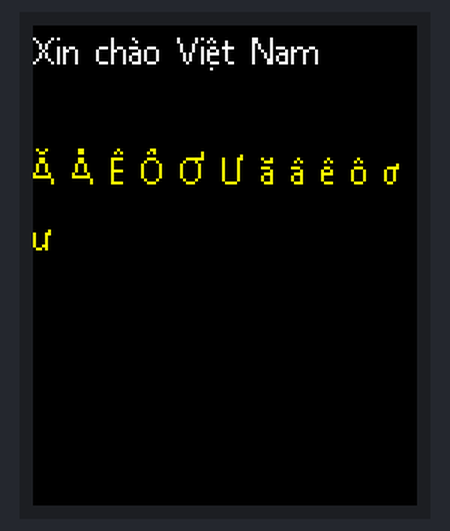
The program below on a simulated MicroPython board. Shown: 128×160 colour display. Library files of the repository ran but are not shown: viet_font.py. At 0.4 s the program stops and its outputs stay as they are.

Above: at 0.4 s.

The program:

ki_m_tra_v_n_b_n.py
```python
from machine import SPI,Pin
from st7735.viet_font import viet_font_12x20
from st7735 import TFT

spi = SPI(1, baudrate=20000000, polarity=0, phase=0, sck=Pin(26), mosi=Pin(27), miso=None)
dc = 21
rst = 20
cs = 22
tft = TFT(spi, dc, rst, cs)   # khởi tạo theo mạch của bạn
tft.initr()
tft.fill(TFT.BLACK)

tft.text((0, 0), "Xin chào Việt Nam", TFT.WHITE, viet_font_12x20)
tft.text((0, 40), "Ă Â Ê Ô Ơ Ư ă â ê ô ơ ư", TFT.YELLOW, viet_font_12x20)
```
